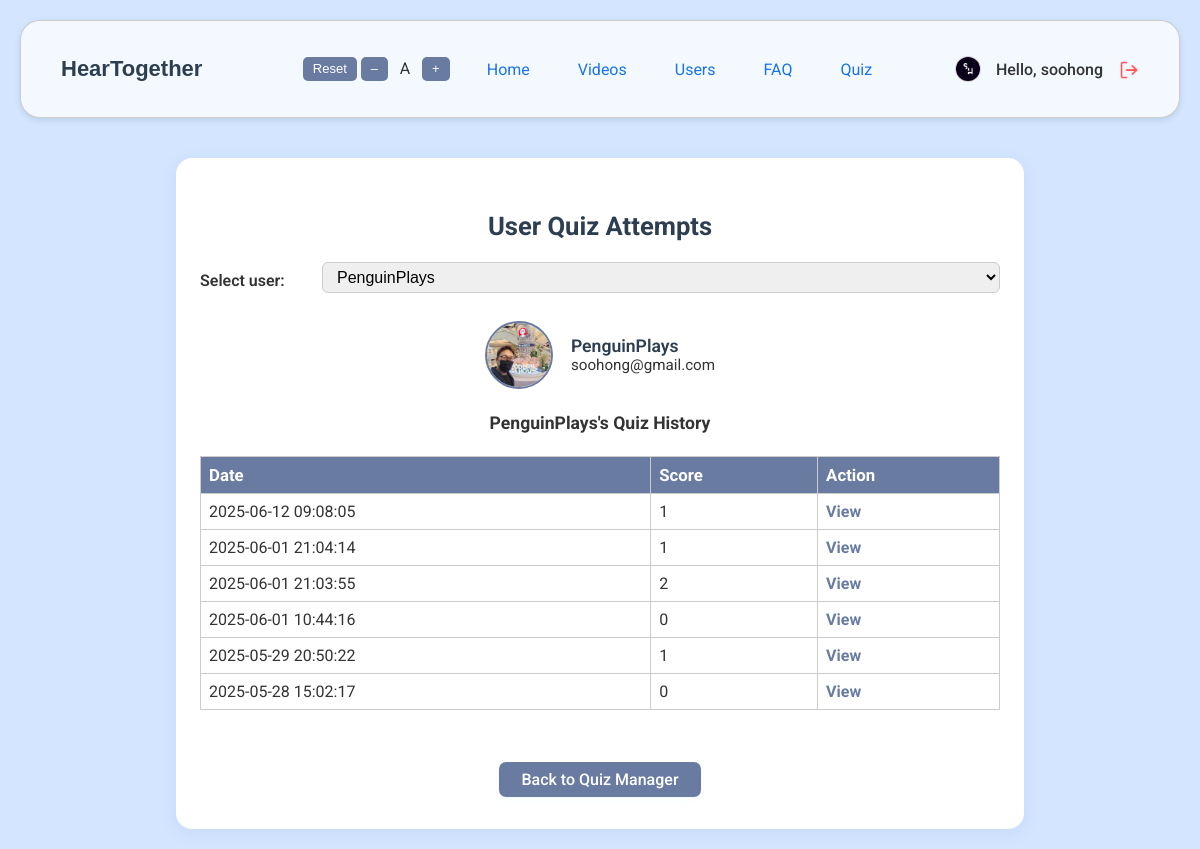
The page /admin_quiz_scores.php?user=PenguinPlays (signed in) on the database as committed earlier.
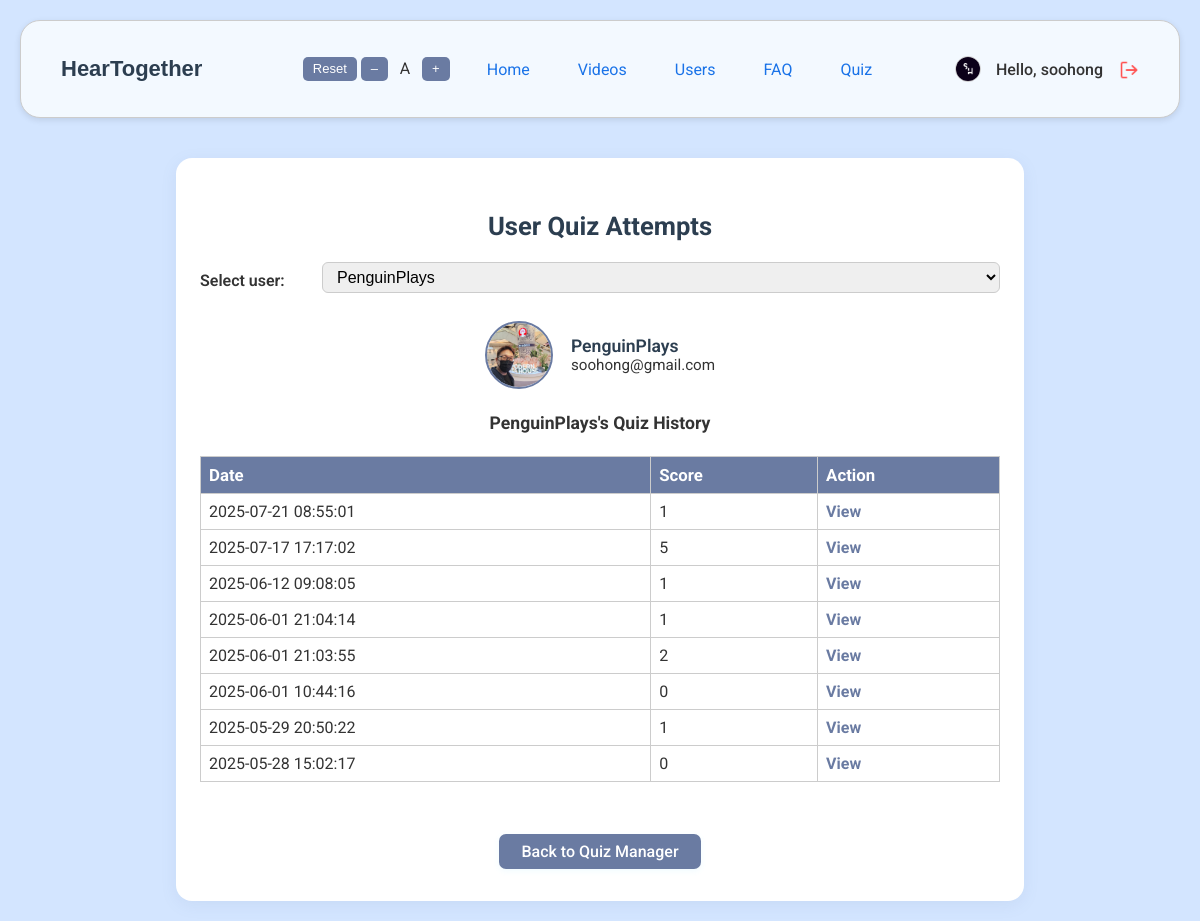
The same page on the database as committed later.
### tables this page shows
CREATE TABLE `users` (
  `user_id` int(11) NOT NULL,
  `username` varchar(128) NOT NULL,
  `password` varchar(255) NOT NULL,
  `email` varchar(255) NOT NULL,
  `profile_img` varchar(255) NOT NULL,
  `roles` varchar(10) NOT NULL,
  `is_approved` tinyint(1) NOT NULL DEFAULT 0,
  `created_at` datetime NOT NULL DEFAULT current_timestamp()
);

CREATE TABLE `quiz_attempts` (
  `attempt_id` int(11) NOT NULL,
  `username` varchar(50) NOT NULL,
  `score` int(11) NOT NULL,
  `attempt_date` datetime DEFAULT current_timestamp()
);

### admin_quiz_scores.php (the view, shortened to what this page needs)
<?php
require 'database.php';
$users = [];
$ures = $conn->query("SELECT DISTINCT username FROM quiz_attempts ORDER BY username ASC");
while ($row = $ures->fetch_assoc()) {
    $users[] = $row['username'];
}
$user_history = [];
$selected_user = '';
$user_email = '';
$profile_img = 'icons/user.png';
if (isset($_GET['user']) && $_GET['user'] !== '') {
    $selected_user = $_GET['user'];
    $hstmt = $conn->prepare("SELECT attempt_id, score, attempt_date FROM quiz_attempts WHERE username=? ORDER BY attempt_date DESC");
    $hstmt->bind_param("s", $selected_user);
    $hstmt->execute();
    $hres = $hstmt->get_result();
    while ($row = $hres->fetch_assoc()) {
        $user_history[] = $row;
    }
    $ustmt = $conn->prepare("SELECT email, profile_img FROM users WHERE username=?");
    $ustmt->bind_param("s", $selected_user);
    $ustmt->execute();
    $ures = $ustmt->get_result();
    if ($ures && $ures->num_rows > 0) {
        $uinfo = $ures->fetch_assoc();
        $user_email = htmlspecialchars($uinfo['email']);
        $profile_img = !empty($uinfo['profile_img']) ? htmlspecialchars($uinfo['profile_img']) : 'icons/user.png';
    }
}
?>
<!DOCTYPE html>
<html lang="en">
<head>
</head>
<body>
<?php include 'nav.php'; ?>
<main>
    <div class="container">
        <h2>User Quiz Attempts</h2>
        <form method="get" class="form-row" style="justify-content:center;">
            <label for="user" style="margin-top: 5px;">Select user:</label>
            <select name="user" id="user" class="styled-select" onchange="this.form.submit()">
                <?php foreach ($users as $u): ?>
                    <option value="<?= htmlspecialchars($u) ?>" <?= ($selected_user === $u) ? 'selected' : '' ?>><?= htmlspecialchars($u) ?></option>
                <?php endforeach; ?>
            </select>
        </form>
        <?php if ($selected_user): ?>
            <div class="user-profile-summary">
                <img src="<?= htmlspecialchars($profile_img) ?>" alt="Profile of <?= htmlspecialchars($selected_user) ?>">
                <div>
                    <div class="info"><?= htmlspecialchars($selected_user) ?></div>
                    <div class="email"><?= $user_email ?></div>
                </div>
            </div>
            <h4 class="center"><?= htmlspecialchars($selected_user) ?>'s Quiz History</h4>
            <table class="user-table">
                <thead>
                    <tr><th>Date</th><th>Score</th><th>Action</th></tr>
                </thead>
                <tbody>
                    <?php if (count($user_history) > 0): ?>
                        <?php foreach ($user_history as $h): ?>
                        <tr>
                            <td><?= htmlspecialchars($h['attempt_date']) ?></td>
                            <td><?= htmlspecialchars($h['score']) ?></td>
                            <td>
                                <a href="quiz_view.php?attempt_id=<?= $h['attempt_id'] ?>&admin=1&user=<?= urlencode($selected_user) ?>" style="text-decoration: none; color: var(--primary-colour); font-weight: bold;">View</a>
                            </td>
                        </tr>
                        <?php endforeach; ?>
                    <?php else: ?>
                        <tr><td colspan="2" class="no-attempts">No attempts yet.</td></tr>
                    <?php endif; ?>
                </tbody>
            </table>
        <?php endif; ?>
        <div class="center">
            <a href="admin_quiz.php" class="back-link">Back to Quiz Manager</a>
        </div>
    </div>
</main>
</body>
</html>

### nav.php (shortened to what this page needs)
<?php
require_once 'database.php';
$currentPage = basename($_SERVER['PHP_SELF']);
$nav_profile_img = 'profile/profile.png';
if (isset($_SESSION['username'])) {
    $username = $_SESSION['username'];
    $stmt = $conn->prepare("SELECT profile_img FROM users WHERE username = ?");
    $stmt->bind_param("s", $username);
    $stmt->execute();
    $result = $stmt->get_result();
    if ($result && $row = $result->fetch_assoc()) {
        $nav_profile_img = !empty($row['profile_img']) ? $row['profile_img'] : 'profile/profile.png';
    }
}
?>
<!DOCTYPE html>
<html lang="en">
<head>
</head>
<body>
<header>
    <div class="header-title">
        <a href="homepage.php">HearTogether</a>
    </div>
    <div class="font-size-toggle" id="fontSizeToggle">
        <button type="button" id="fontSizeReset" title="Reset font size">Reset</button>
        <button type="button" id="fontSizeSmall" title="Decrease font size">–</button>
        <span id="fontSizeLabel" style="margin: 0 4px; font-size: 15px;">A</span>
        <button type="button" id="fontSizeLarge" title="Increase font size">+</button>
    </div>
    <nav>
        <ul class="nav-links" id="navLinks">
            <li>
                <a class='nav-anc <?php echo $currentPage == "homepage.php" ? "active" : ""; ?>'
                href="homepage.php">Home</a>
            </li>
            <li>
                <a class='nav-anc <?php echo $currentPage == "videos.php" || $currentPage == "admin_videos.php" ? "active" : ""; ?>'
                href="<?php echo (isset($_SESSION['roles']) && $_SESSION['roles'] === 'admin') ? 'admin_videos.php' : 'videos.php'; ?>">Videos</a>
            </li>
            <?php if (isset($_SESSION['roles']) && $_SESSION['roles'] === 'admin') : ?>
                <li>
                    <a class='nav-anc <?php echo $currentPage == "admin_users.php" ? "active" : ""; ?>' href="admin_users.php">Users</a>
                </li>
            <?php endif; ?>
            <li>
                <a class='nav-anc <?php echo ($currentPage == "faq.php" || $currentPage == "admin_faq.php") ? "active" : ""; ?>'
                href="<?php echo (isset($_SESSION['roles']) && $_SESSION['roles'] === 'admin') ? 'admin_faq.php' : 'faq.php'; ?>">
                FAQ
                </a>
            </li>
            <li>
                <a class='nav-anc <?php echo ($currentPage == "quiz_home.php" || $currentPage == "admin_quiz.php") ? "active" : ""; ?>'
                href="<?php echo (isset($_SESSION['roles']) && $_SESSION['roles'] === 'admin') ? 'admin_quiz.php' : 'quiz_home.php'; ?>">
                Quiz
                </a>
            </li>
        </ul>
    </nav>
    <div class="greeting greeting-desktop">
        <?php if (isset($_SESSION['username'])) : ?>
           <img src="<?php echo htmlspecialchars($nav_profile_img); ?>" alt="Profile Picture" class="profile">
            <a href="profile.php">
                <span>Hello, <?php echo htmlspecialchars($_SESSION['username']); ?></span>
            </a>
            <form action="logout.php" method="post" style="display:inline;">
                <button type="submit" class="logout-btn" title="Logout">
                    <img src="icons/logout.png" alt="Logout Icon">
                </button>
            </form>
        <?php endif; ?>
    </div>
</header>
</body>
</html>

### admin_quiz_scores.php (style rules this page uses)
:root { --primary-colour: #6A7BA2; --primary-hover: #5C728A; --background-colour: rgb(211, 229, 255); --container-background: #ffffff; --text: #333333; --heading-colour: #2C3E50; --border-colour: #cccccc; --button-background: var(--primary-colour); --button-hover: var(--primary-hover); --danger: #ff5e57; --success: #1d8a47; }
body { background: var(--background-colour); font-family: 'Roboto', sans-serif; margin: 0; color: var(--text); }
.container { background: var(--container-background); max-width: 800px; margin: 40px auto 20px; padding: 32px 24px; border-radius: 16px; box-shadow: 0 4px 16px rgba(106, 123, 162, 0.1); }
h2, h3 { color: var(--heading-colour); text-align: center; }
.form-row { display: flex; gap: 12px; margin-bottom: 18px; flex-wrap: wrap; align-items: center; justify-content: center; }
.form-row label { font-weight: 600; min-width: 110px; }
.form-row input[type="text"], .form-row select { flex: 2 1 250px; padding: 5px 10px; border: 1px solid var(--border-colour); border-radius: 6px; font-size: 1rem; }
.user-profile-summary { display: flex; align-items: center; gap: 18px; justify-content: center; margin: 28px 0 18px 0; }
.user-profile-summary img { width: 64px; height: 64px; border-radius: 50%; border: 2.5px solid var(--primary-colour); background: var(--background-colour); object-fit: cover; }
.user-profile-summary .info { font-size: 1.1rem; color: var(--heading-colour); font-weight: 600; }
.user-profile-summary .email { font-size: 0.95rem; color: var(--text); font-weight: 400; }
.user-table { width: 100%; border-collapse: collapse; margin-bottom: 24px; font-size: 1rem; }
.user-table th, .user-table td { border: 1px solid var(--border-colour); padding: 8px; text-align: left; }
.user-table th { background: var(--primary-colour); color: #fff; font-size: 1.05rem; }
.center { text-align: center; }
.back-link { display: inline-block; margin-top: 28px; padding: 8px 22px; background: var(--button-background); color: #fff; border-radius: 7px; text-decoration: none; font-weight: 500; font-size: 1rem; transition: background 0.2s; box-shadow: 0 2px 6px rgba(60,200,255,0.08); }

Rows that differ between the two databases and show on the page:
added quiz_attempts: attempt_date "2025-07-21 08:55:01", score "1"
added quiz_attempts: attempt_date "2025-07-17 17:17:02", score "5"
